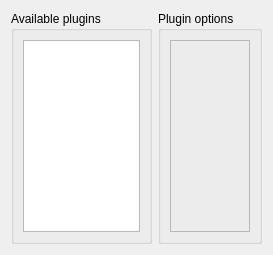
     <widget class="QWidget" name="stackedWidgetPage4">
      <layout class="QHBoxLayout" name="horizontalLayout_7">
       <item>
        <widget class="QGroupBox" name="groupBox_7">
         <property name="maximumSize">
          <size>
           <width>141</width>
           <height>16777215</height>
          </size>
         </property>
         <property name="title">
          <string>Available plugins</string>
         </property>
         <layout class="QVBoxLayout">
          <item>
           <widget class="QListWidget" name="plugList">
            <property name="selectionRectVisible">
             <bool>false</bool>
            </property>
           </widget>
          </item>
         </layout>
        </widget>
       </item>
       <item>
        <widget class="QGroupBox" name="plugGbox">
         <property name="sizePolicy">
          <sizepolicy hsizetype="Expanding" vsizetype="Preferred">
           <horstretch>0</horstretch>
           <verstretch>0</verstretch>
          </sizepolicy>
         </property>
         <property name="title">
          <string>Plugin options</string>
         </property>
         <property name="alignment">
          <set>Qt::AlignLeading|Qt::AlignLeft|Qt::AlignTop</set>
         </property>
         <layout class="QVBoxLayout" name="verticalLayout_9">
          <item>
           <widget class="QFrame" name="plugBox">
            <property name="frameShape">
             <enum>QFrame::StyledPanel</enum>
            </property>
            <property name="frameShadow">
             <enum>QFrame::Raised</enum>
            </property>
           </widget>
          </item>
         </layout>
        </widget>
       </item>
      </layout>
     </widget>
